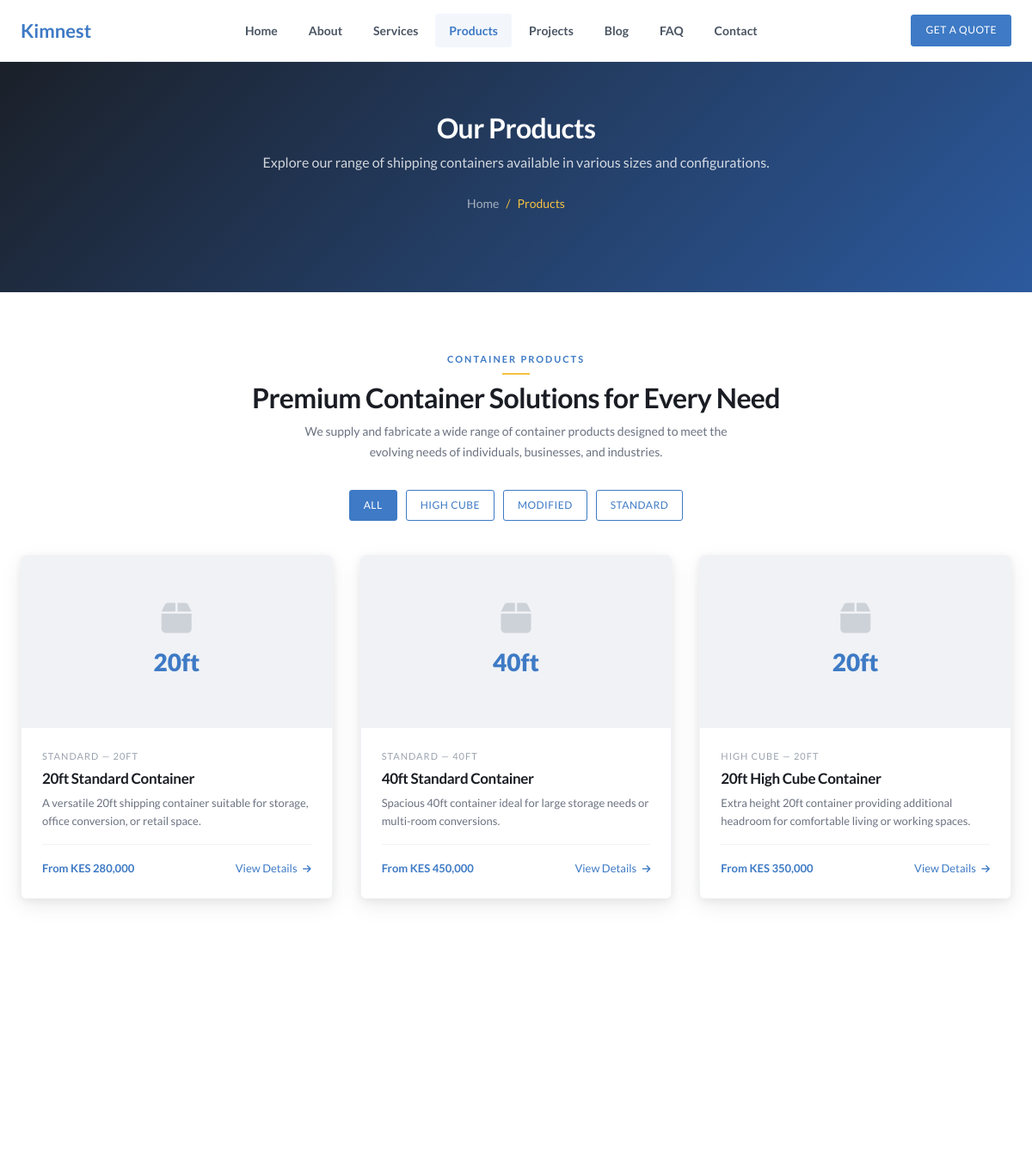
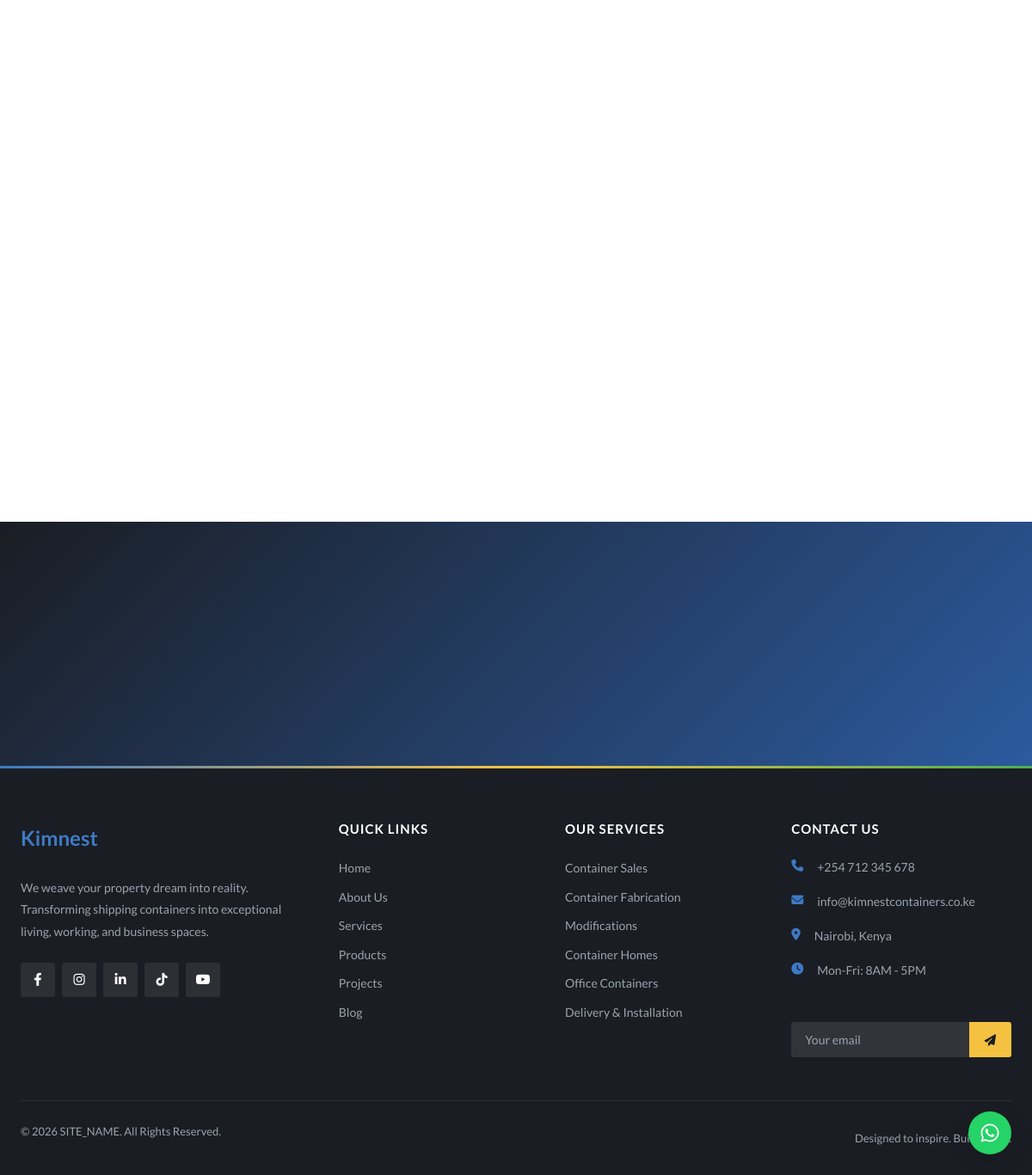
Screenshot of /pages/products.php with the database file from the repository (2 pictures, top to bottom).
### tables this page shows
CREATE TABLE site_content (
    id INT AUTO_INCREMENT PRIMARY KEY,
    page_slug VARCHAR(50) NOT NULL,
    section_key VARCHAR(50) NOT NULL,
    content_key VARCHAR(100) NOT NULL,
    content_value LONGTEXT,
    content_type ENUM('text', 'textarea', 'html', 'image') DEFAULT 'text',
    is_visible TINYINT(1) DEFAULT 1,
    created_at TIMESTAMP DEFAULT CURRENT_TIMESTAMP,
    updated_at TIMESTAMP DEFAULT CURRENT_TIMESTAMP ON UPDATE CURRENT_TIMESTAMP,
    UNIQUE KEY unique_content (page_slug, section_key, content_key)
);

CREATE TABLE products (
    id INT AUTO_INCREMENT PRIMARY KEY,
    name VARCHAR(255) NOT NULL,
    slug VARCHAR(255) NOT NULL UNIQUE,
    category VARCHAR(100) NOT NULL,
    size VARCHAR(50),
    description TEXT,
    features TEXT,
    specs JSON,
    image VARCHAR(255),
    price_label VARCHAR(100),
    status ENUM('available', 'limited', 'unavailable') DEFAULT 'available',
    sort_order INT DEFAULT 0,
    created_at TIMESTAMP DEFAULT CURRENT_TIMESTAMP,
    updated_at TIMESTAMP DEFAULT CURRENT_TIMESTAMP ON UPDATE CURRENT_TIMESTAMP
);

CREATE TABLE site_settings (
    id INT AUTO_INCREMENT PRIMARY KEY,
    setting_key VARCHAR(100) NOT NULL UNIQUE,
    setting_value TEXT,
    created_at TIMESTAMP DEFAULT CURRENT_TIMESTAMP,
    updated_at TIMESTAMP DEFAULT CURRENT_TIMESTAMP ON UPDATE CURRENT_TIMESTAMP
);

### includes/functions.php (called while the page is built, shortened)
<?php
require_once __DIR__ . '/db.php';
function truncate($text, $length = 100) {
    if (strlen($text) <= $length) return $text;
    return substr($text, 0, $length) . '...';
}
function getContent($page, $section, $key, $default = '') {
    global $pdo;
    $stmt = $pdo->prepare("SELECT content_value, content_type, is_visible FROM site_content WHERE page_slug = ? AND section_key = ? AND content_key = ?");
    $stmt->execute([$page, $section, $key]);
    $result = $stmt->fetch();
    $value = $result['content_value'];
    $type = $result['content_type'] ?? 'text';
    if ($type === 'textarea') {
        $value = strip_tags($value);
        $value = trim($value);
    }
    return $value;
}
function getSetting($key, $default = '') {
    global $pdo;
    $stmt = $pdo->prepare("SELECT setting_value FROM site_settings WHERE setting_key = ?");
    $stmt->execute([$key]);
    $result = $stmt->fetch();
    return $result ? $result['setting_value'] : $default;
}
function getProducts($category = null) {
    global $pdo;
    $sql = "SELECT * FROM products WHERE 1=1";
    $params = [];
    $sql .= " ORDER BY sort_order ASC, id ASC";
    $stmt = $pdo->prepare($sql);
    $stmt->execute($params);
    return $stmt->fetchAll();
}
function getProductCategories() {
    global $pdo;
    $stmt = $pdo->query("SELECT DISTINCT category FROM products ORDER BY category");
    return $stmt->fetchAll(PDO::FETCH_COLUMN);
}

### pages/products.php (the view, shortened to what this page needs)
<?php
include __DIR__ . '/../includes/header.php';
$categories = getProductCategories();
$cat = isset($_GET['cat']) ? sanitize($_GET['cat']) : null;
$products = getProducts($cat);
$heroBg = getContent('products', 'hero', 'bg_image', '');
$heroOverlay = getContent('products', 'hero', 'overlay_color', '#1a2e4a');
$heroDesc = getContent('products', 'hero', 'description', '');
?>
<section class="page-banner page-banner--tall" <?php if (!empty($heroBg)): ?>style="background-image: linear-gradient(<?= $heroOverlay ?>dd, <?= $heroOverlay ?>ee), url(<?= BASE_URL ?>/<?= htmlspecialchars($heroBg) ?>); background-size: cover; background-position: center;"<?php endif; ?>>
    <div class="container">
        <h1>Our Products</h1>
        <?php if (!empty($heroDesc)): ?>
            <p class="page-banner__desc"><?= htmlspecialchars($heroDesc) ?></p>
        <?php endif; ?>
        <div class="breadcrumb">
            <a href="<?= BASE_URL ?>/">Home</a> <span>/</span> <span>Products</span>
        </div>
    </div>
</section>
<section class="section">
    <div class="container">
        <div class="section-header fade-in">
            <div class="overline">Container Products</div>
            <h2>Premium Container Solutions for Every Need</h2>
            <p>We supply and fabricate a wide range of container products designed to meet the evolving needs of individuals, businesses, and industries.</p>
        </div>
        <div class="products-filter fade-in">
            <a href="<?= BASE_URL ?>/products" class="btn <?= !$cat ? 'btn-primary' : 'btn-outline-primary' ?>">All</a>
            <?php foreach ($categories as $c): ?>
                <a href="<?= BASE_URL ?>/products?cat=<?= urlencode($c) ?>" class="btn <?= $cat === $c ? 'btn-primary' : 'btn-outline-primary' ?>"><?= $c ?></a>
            <?php endforeach; ?>
        </div>
        <?php if (empty($products)): ?>
            <div class="projects-empty fade-in">
                <i class="fas fa-box-open"></i>
                <h3>No Products Found</h3>
                <p>Check back soon for our latest container products!</p>
            </div>
        <?php else: ?>
            <div class="products-grid stagger">
                <?php foreach ($products as $product): ?>
                    <a href="<?= BASE_URL ?>/product?slug=<?= htmlspecialchars($product['slug']) ?>" class="product-list-card fade-in">
                        <div class="product-list-card__image">
                            <?php if (!empty($product['image'])): ?>
                                <img src="<?= BASE_URL ?>/<?= htmlspecialchars($product['image']) ?>" alt="<?= htmlspecialchars($product['name']) ?>">
                            <?php else: ?>
                                <div class="product-list-card__placeholder">
                                    <i class="fas fa-box"></i>
                                    <span><?= htmlspecialchars($product['size']) ?></span>
                                </div>
                            <?php endif; ?>
                        </div>
                        <div class="product-list-card__body">
                            <div class="product-list-card__category"><?= htmlspecialchars($product['category']) ?> — <?= htmlspecialchars($product['size']) ?></div>
                            <h3 class="product-list-card__title"><?= htmlspecialchars($product['name']) ?></h3>
                            <p class="product-list-card__desc"><?= htmlspecialchars(truncate($product['description'], 120)) ?></p>
                            <div class="product-list-card__footer">
                                <span class="product-list-card__price"><?= htmlspecialchars($product['price_label'] ?: 'Request Pricing') ?></span>
                                <span class="product-list-card__cta">View Details <i class="fas fa-arrow-right"></i></span>
                            </div>
                        </div>
                    </a>
                <?php endforeach; ?>
            </div>
        <?php endif; ?>
    </div>
</section>
<section class="section cta-section">
    <div class="container">
    </div>
</section>
<?php include __DIR__ . '/../includes/footer.php'; ?>

### includes/footer.php (shortened to what this page needs)
    </main>
    <footer class="footer">
        <div class="container">
            <div class="footer-grid">
                <div class="footer-col">
                    <a href="<?= BASE_URL ?>/" class="footer-logo">
                        <span class="logo-text">Kim<span>nest</span></span>
                    </a>
                    <p><?= htmlspecialchars(getSetting('site_tagline', 'We weave your property dream into reality. Transforming shipping containers into exceptional living, working, and business spaces.')) ?></p>
                    <div class="social-links">
                        <a href="<?= getSetting('facebook_url', '#') ?>" target="_blank"><i class="fab fa-facebook-f"></i></a>
                        <a href="<?= getSetting('instagram_url', '#') ?>" target="_blank"><i class="fab fa-instagram"></i></a>
                        <a href="<?= getSetting('linkedin_url', '#') ?>" target="_blank"><i class="fab fa-linkedin-in"></i></a>
                        <a href="<?= getSetting('tiktok_url', '#') ?>" target="_blank"><i class="fab fa-tiktok"></i></a>
                        <a href="<?= getSetting('youtube_url', '#') ?>" target="_blank"><i class="fab fa-youtube"></i></a>
                    </div>
                </div>
                <div class="footer-links-group">
                    <div class="footer-col">
                        <h3>Quick Links</h3>
                        <ul class="footer-links">
                            <li><a href="<?= BASE_URL ?>/">Home</a></li>
                            <li><a href="<?= BASE_URL ?>/about">About Us</a></li>
                            <li><a href="<?= BASE_URL ?>/services">Services</a></li>
                            <li><a href="<?= BASE_URL ?>/products">Products</a></li>
                            <li><a href="<?= BASE_URL ?>/projects">Projects</a></li>
                            <li><a href="<?= BASE_URL ?>/blog">Blog</a></li>
                        </ul>
                    </div>
                    <div class="footer-col">
                        <h3>Our Services</h3>
                        <ul class="footer-links">
                            <li><a href="<?= BASE_URL ?>/services#sales">Container Sales</a></li>
                            <li><a href="<?= BASE_URL ?>/services#fabrication">Container Fabrication</a></li>
                            <li><a href="<?= BASE_URL ?>/services#modifications">Modifications</a></li>
                            <li><a href="<?= BASE_URL ?>/services#homes">Container Homes</a></li>
                            <li><a href="<?= BASE_URL ?>/services#offices">Office Containers</a></li>
                            <li><a href="<?= BASE_URL ?>/services#delivery">Delivery & Installation</a></li>
                        </ul>
                    </div>
                </div>
                <div class="footer-col">
                    <h3>Contact Us</h3>
                    <ul class="footer-contact">
                        <li><i class="fas fa-phone"></i> <?= getSetting('site_phone', SITE_PHONE) ?></li>
                        <li><i class="fas fa-envelope"></i> <?= getSetting('site_email', SITE_EMAIL) ?></li>
                        <li><i class="fas fa-map-marker-alt"></i> <?= getSetting('site_address', 'Nairobi, Kenya') ?></li>
                        <li><i class="fas fa-clock"></i> Mon-Fri: 8AM - 5PM</li>
                    </ul>
                    <div class="newsletter">
                        <h4>Newsletter</h4>
                        <form class="newsletter-form" id="newsletterForm" action="<?= BASE_URL ?>/api/newsletter.php">
                            <input type="email" name="email" placeholder="Your email" required>
                            <button type="submit"><i class="fas fa-paper-plane"></i></button>
                        </form>
                    </div>
                </div>
            </div>
            <div class="footer-bottom">
                <p>&copy; <?= date('Y') ?> <?= SITE_NAME ?>. All Rights Reserved.</p>
                <p>Designed to inspire. Built to last.</p>
            </div>
        </div>
    </footer>
    <a href="https://wa.me/<?= getSetting('site_whatsapp', SITE_WHATSAPP) ?>" class="whatsapp-float" target="_blank">
        <i class="fab fa-whatsapp"></i>
    </a>
</body>
</html>

### rows the page displays
site_content: content_value "Explore our range of shipping containers available in various sizes and configurations."
products: size "20ft", category "STANDARD", size "20FT", name "20ft Standard Container", description "A versatile 20ft shipping container suitable for storage, office conversion, or retail space.", price_label "From KES 280,000"
products: size "40ft", category "STANDARD", size "40FT", name "40ft Standard Container", description "Spacious 40ft container ideal for large storage needs or multi-room conversions.", price_label "From KES 450,000"
products: size "20ft", category "HIGH CUBE", size "20FT", name "20ft High Cube Container", description "Extra height 20ft container providing additional headroom for comfortable living or working spaces.", price_label "From KES 350,000"
site_settings: setting_value "We weave your property dream into reality. Transforming shipping containers into exceptional living, working, and business spaces."
site_settings: setting_value "+254 712 345 678"
site_settings: setting_value "info@kimnestcontainers.co.ke"
site_settings: setting_value "Nairobi, Kenya"

### other values shown
$c "HIGH CUBE"
$c "MODIFIED"
$c "STANDARD"
SITE_NAME "SITE_NAME"
